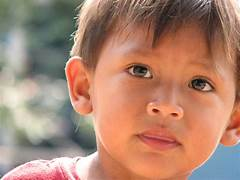
#> input picture imagens/imagem1.jpg, 240 x 180 px; its folder holds only this picture in this run
$ python main.py
#> lines starting #> are read from the running program, lines starting #| are printed output that depends on the picture
import cv2
import os

class Main:
    def __init__ (self):
        try:
            arquivos = [arquivo for arquivo in os.listdir('imagens') if os.path.isfile(os.path.join('imagens', arquivo))]
            tam =  len(arquivos)
        except FileNotFoundError:
            print("Pasta não encontrada.")

        for i in range(tam):
            self.detectar_rosto(f"imagens/imagem{i+1}.jpg")

    def detectar_rosto(self, imagem_path):
#> called with imagem_path = 'imagens/imagem1.jpg'
        print("Fazendo a detecção")
        face_cascade = cv2.CascadeClassifier('haarcascades/haarcascade_frontalface_default.xml')
        imagem = cv2.imread(imagem_path)
#> imagem is the input picture: shape (180, 240, 3); mean B, G, R 113.2, 132.7, 173.3


        if imagem is None:
            print("Erro ao carregar a imagem! Verifique o caminho do arquivo.")
            return None

        escala_cinza = cv2.cvtColor(imagem, cv2.COLOR_BGR2GRAY)
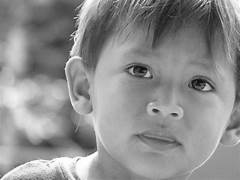
#> escala_cinza: shape (180, 240); min 9, max 255, mean 142.6

        if escala_cinza is None:
            print("Erro ao carregar a imagem! Verifique o caminho do arquivo.")
            return None

        faces = face_cascade.detectMultiScale(escala_cinza) # Adicione os parâmetros scaleFactor e minNeighbors
#> faces = [[91, 27, 142, 142]]

        print(faces)
#| [[ 91  27 142 142]]
        for (x, y, w, h) in faces:

            cv2.rectangle(imagem, (x, y), (x + w, y + h), (255, 0, 0), 2) # Desenha retângulos ao redor dos rostos
            cv2.imshow("Faces", imagem) # Exibe a imagem atualizada
            cv2.waitKey(0) # Espera por uma tecla ser pressionada
#> this loop made 1 pass
#> pass 1, in detectar_rosto, `cv2.imshow("Faces", imagem)`:
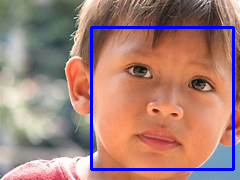
#> window 'Faces': shape (180, 240, 3); mean B, G, R 119.2, 128, 166.9

        cv2.destroyAllWindows() # Fecha todas as janelas após a detecção

if __name__ == '__main__':
    Main()
